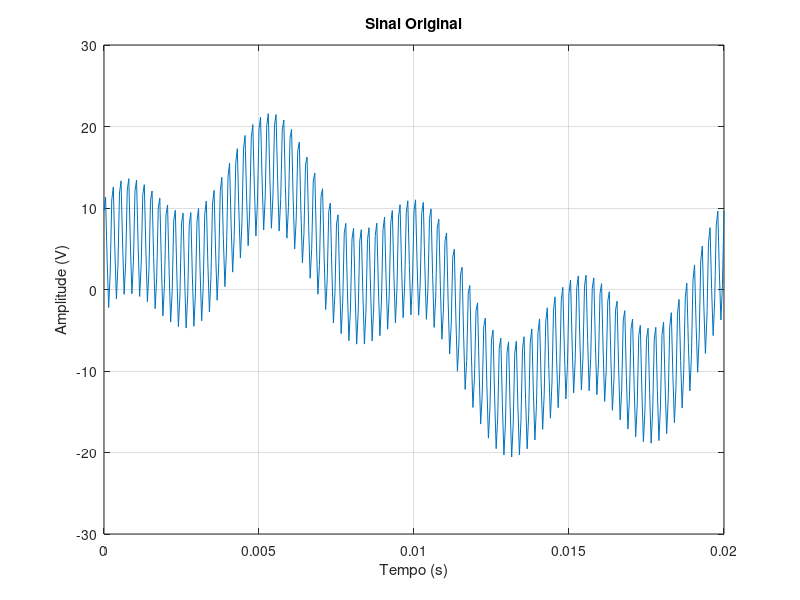
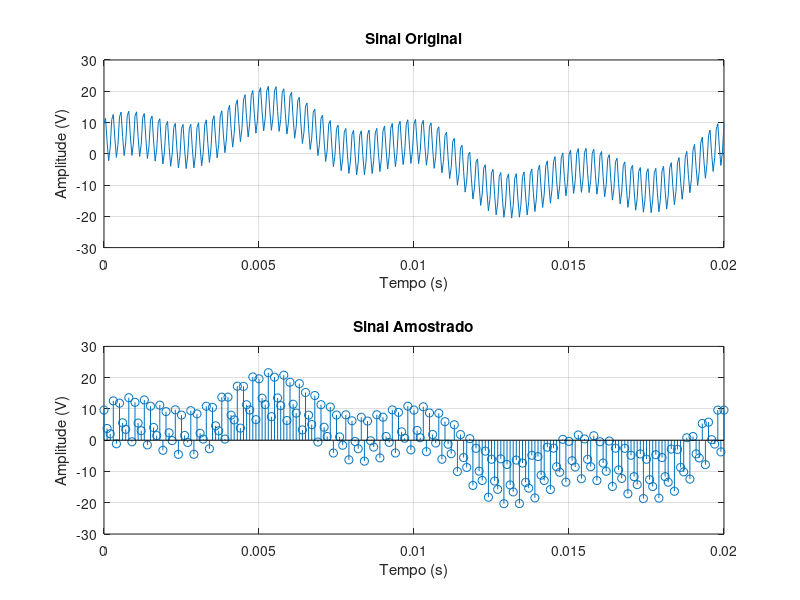
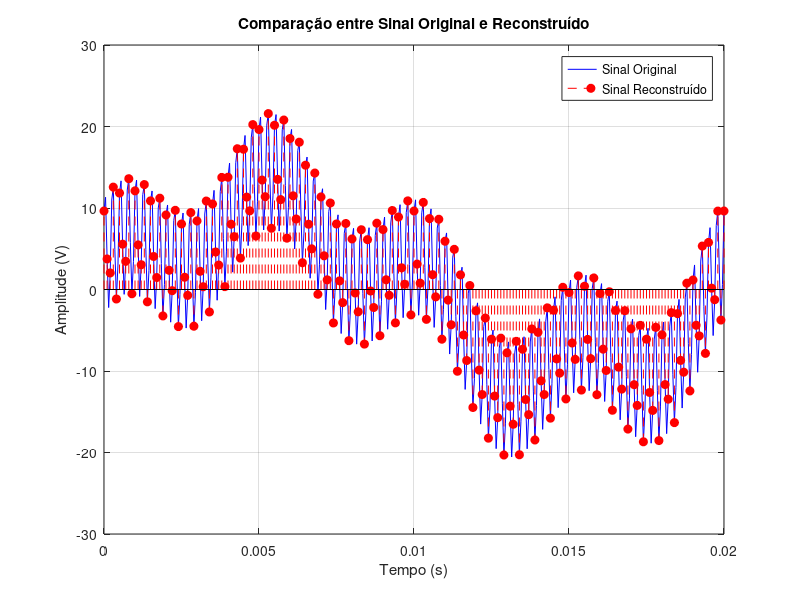
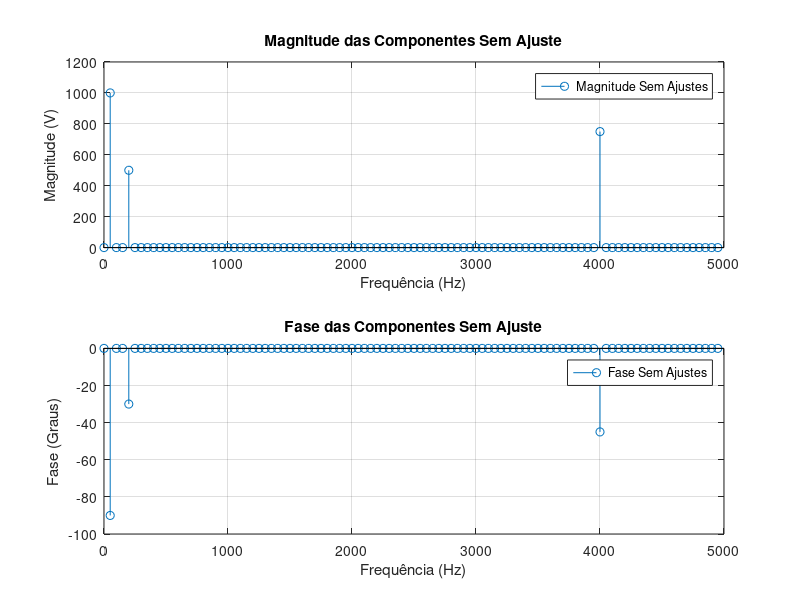

These figures' MATLAB source, in order:
% Definindo os parâmetros
Fs = 20000;
t = 0:1/Fs:0.02; % Vetor de tempo (20 ms de duração) ciclo de 50Hz

% Componente 1: V = 10 V, f = 50 Hz
V1 = 10 * sin(2*pi*50*t);

% Componente 2: V = 5 V, f = 200 Hz, ϕ = 60°
V2 = 5 * sin(2*pi*200*t + deg2rad(60));

% Componente 3: V = 7.5 V, f = 4000 Hz, ϕ = 45° 
V3 = 7.5 * sin(2*pi*4000*t + deg2rad(45));

% Sinal total
sinal_original = V1 + V2 + V3;

% Plotando o sinal original
figure;
plot(t,sinal_original);
title('Sinal Original');
xlabel('Tempo (s)');
ylabel('Amplitude (V)');
grid on;
%%
%2 e 3
% Frequência de amostragem
Fs_amostragem = 10000; % 10 kHz

% Criando o vetor de n amostragem (intervalo com amostragem discreta)
n_amostra = 0:1/Fs_amostragem:0.02; % 20 ms, mesma duração que o sinal original

% Sinal amostrado
sinal_amostrado = 10 * sin(2*pi*50*n_amostra) + ...
5 * sin(2*pi*200*n_amostra + deg2rad(60)) + ...
7.5 * sin(2*pi*4000*n_amostra + deg2rad(45));

% Plotando o sinal original e o sinal amostrado
figure;
subplot(2,1,1);
plot(t,sinal_original);
title('Sinal Original');
xlabel('Tempo (s)');
ylabel('Amplitude (V)');
grid on;

subplot(2,1,2);
stem(n_amostra, sinal_amostrado, 'Marker', 'o'); % Usando stem para mostrar amostras discretas
title('Sinal Amostrado');
xlabel('Tempo (s)');
ylabel('Amplitude (V)');
grid on;

%% Passo 4: Digitalização com A/D de 12 bits
% Considerando um conversor bipolar: entrada varia de -V_ref até +V_ref.
V_ref = max(sinal_amostrado); % Tensão de referência
qtd_degraus = 4095;
% Mapeamento do sinal de -V_ref a +V_ref para o intervalo [0, 4095]
sinal_normalizado = floor((sinal_amostrado + V_ref) * (qtd_degraus/(2*V_ref)));

% Conversão para representação binária de 12 bits
sinal_digitalizado_bin = dec2bin(sinal_normalizado, 12);


%% Passo 5: Reconstrução do sinal a partir dos valores digitalizados
% Relação inversa: mapeamento de 0 --> -V_ref e 4095 --> +V_ref
sinal_reconstruido = (sinal_normalizado/qtd_degraus) * (2*V_ref) - V_ref;
t_reconstruido = n_amostra; % Mesmo vetor de tempo da amostragem

%% Passo 6: Comparação entre o sinal original e o sinal reconstruído
figure;
plot(t, sinal_original, 'b');
hold on;
stem(t_reconstruido, sinal_reconstruido, 'r--', 'MarkerFaceColor', 'r');
hold off;
title('Comparação entre Sinal Original e Reconstruído');
xlabel('Tempo (s)');
ylabel('Amplitude (V)');
grid on;
legend('Sinal Original', 'Sinal Reconstruído');

%%
% Passo 7: Aplicação da FFT
N = 200; % Número de pontos da FFT
fft_result = fft(sinal_reconstruido, N); % Aplicando a FFT

% Frequências correspondentes aos pontos da FFT
f = (0:N-1)*(Fs_amostragem/N);

%%
%
% Passo 8: Cálculo do módulo e fase
magnitudesSemAjustes = abs(fft_result); % Módulo da FFT
phaseSemAjustes = angle(fft_result); % Fase da FFT

% Ajustando as amplitudes e fases conforme a teoria
magnitude0 = magnitudesSemAjustes(1);
magnitude = magnitudesSemAjustes / (N/2); % Ajuste das amplitudes
magnitude(1) = magnitude0(1)/N; % Ajuste para a componente DC
phase = rad2deg(phaseSemAjustes); % Convertendo a fase para graus
phase = phase + 90; % Ajuste da fase

phase(magnitude < 1) = 0; %remover as componentes de ruido
magnitude(magnitude < 1) = 0; %remover as componentes de ruido

phaseSemAjustes = rad2deg(phaseSemAjustes); % Convertendo a fase para graus (sem ajustes)
phaseSemAjustes(magnitudesSemAjustes < 1.1) = 0; %remover as componentes de ruido (sem ajustes)
magnitudesSemAjustes(magnitudesSemAjustes < 1.1) = 0; %remover as componentes de ruido (sem ajustes)

half_N = floor(N/2);
f_half = f(1:half_N);
phase_half = phase(1:half_N);
magnitude_half = magnitude(1:half_N);
magnitude_sem_ajustes_half = magnitudesSemAjustes(1:half_N);
phase_sem_ajustes_half = phaseSemAjustes(1:half_N);

%%
%
% Passo 9: Plot gráficos de amplitude e fase
% Sinais sem os ajustes

figure;
subplot(2,1,1);
stem(f_half, magnitude_sem_ajustes_half);
title('Magnitude das Componentes Sem Ajuste');
xlabel('Frequência (Hz)');
ylabel('Magnitude (V)');
grid on;
legend('Magnitude Sem Ajustes');

subplot(2,1,2);
stem(f_half, phase_sem_ajustes_half);
title('Fase das Componentes Sem Ajuste');
xlabel('Frequência (Hz)');
ylabel('Fase (Graus)');
grid on;
legend('Fase Sem Ajustes');

% Sinais com os ajustes
figure;
subplot(2,1,1);
stem(f_half, magnitude_half);
title('Magnitude das Componentes Ajustadas');
xlabel('Frequência (Hz)');
ylabel('Magnitude (V)');
grid on;
legend('Magnitude Ajustada');

subplot(2,1,2);
stem(f_half, phase_half);
title('Fase das Componentes Ajustadas');
xlabel('Frequência (Hz)');
ylabel('Fase (Graus)');
grid on;
legend('Fase Ajustada');
